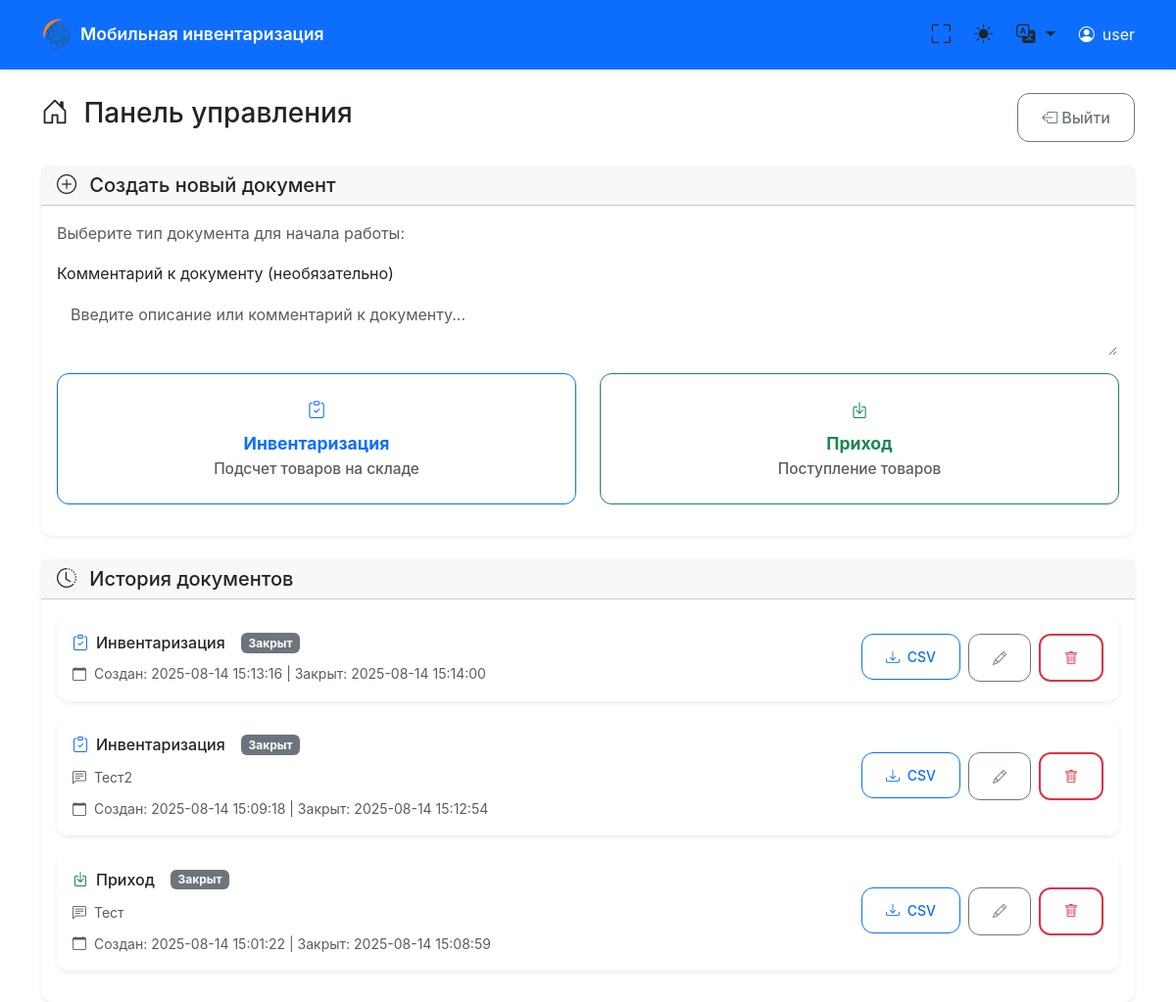
/dashboard/2, run on the app's committed database.
### tables this page shows
CREATE TABLE users (
            id INTEGER PRIMARY KEY AUTOINCREMENT,
            name TEXT UNIQUE NOT NULL,
            created_at TEXT NOT NULL
        );

CREATE TABLE documents (
            id INTEGER PRIMARY KEY AUTOINCREMENT,
            user_id INTEGER NOT NULL,
            doc_type TEXT NOT NULL,
            status TEXT NOT NULL DEFAULT 'active',
            created_at TEXT NOT NULL,
            closed_at TEXT,
            comment TEXT DEFAULT '',
            FOREIGN KEY (user_id) REFERENCES users (id)
        );

### main.py (the view)
@app.get("/dashboard/{user_id}", response_class=HTMLResponse)
async def dashboard(request: Request, user_id: int):
    conn = get_db_connection()
    cursor = conn.cursor()
    cursor.execute("SELECT * FROM users WHERE id = ?", (user_id,))
    user = cursor.fetchone()
    if not user:
        conn.close()
        raise HTTPException(status_code=404, detail="Пользователь не найден")
    user_dict = dict(user)
    if is_admin(user_dict['name']):
        conn.close()
        return RedirectResponse(url=f"/admin/{user_id}", status_code=303)
    active_doc = get_active_document(user_id)
    user_documents = get_user_documents(user_id)
    conn.close()
    current_lang = get_user_language(request)
    locale = load_locale(current_lang)
    return templates.TemplateResponse("dashboard.html", {
        "request": request,
        "user": user_dict,
        "active_doc": active_doc,
        "documents": user_documents,
        "locale": locale,
        "current_lang": current_lang
    })

### templates/dashboard.html (shortened to what this page needs)
{% extends "base.html" %}
{% block content %}
<div class="row">
    <div class="col-12">
        <div class="d-flex justify-content-between align-items-center mb-4 dashboard-header">
            <h1 class="h3">
                <i class="bi bi-house-door me-2"></i>
                Панель управления
            </h1>
            <a href="/" class="btn btn-outline-secondary d-none d-md-inline-flex">
                <i class="bi bi-box-arrow-left me-1"></i>
                Выйти
            </a>
        </div>
    </div>
</div>
{% if active_doc %}
<div class="row mb-4">
    <div class="col-12">
        <div class="card border-success">
            <div class="card-header bg-success text-white">
                <h5 class="mb-0">
                    <i class="bi bi-file-text me-2"></i>
                    Активный документ
                </h5>
            </div>
            <div class="card-body">
                <div class="row align-items-center">
                    <div class="col-12 col-md-6 mb-3 mb-md-0">
                        <h6 class="text-success mb-2">{{ active_doc.doc_type }}</h6>
                        <p class="text-muted mb-0 small">
                            <i class="bi bi-calendar me-1"></i>
                            Создан: {{ active_doc.created_at[:19].replace('T', ' ') }}
                        </p>
                        {% if active_doc.comment %}
                        <p class="text-muted mb-0 small mt-1">
                            <i class="bi bi-chat-left-text me-1"></i>
                            {{ active_doc.comment }}
                        </p>
                        {% endif %}
                    </div>
                    <div class="col-12 col-md-6">
                        <div class="d-grid d-md-flex gap-2 justify-content-md-end btn-group-mobile">
                            <a href="/scan/{{ user.id }}" class="btn btn-success">
                                <i class="bi bi-qr-code-scan me-1"></i>
                                <span class="d-none d-sm-inline">Продолжить </span>Сканирование
                            </a>
                            <form method="post" action="/close_document/{{ user.id }}" class="d-inline">
                                                                    <button type="submit" class="btn btn-outline-danger w-100 w-md-auto"
                                        onclick="return confirm('Закрыть документ и сохранить CSV?')">
                                        <i class="bi bi-check-circle me-1"></i>
                                        <span class="d-none d-sm-inline">Завершить </span>Провести документ
                                    </button>
                            </form>
                        </div>
                    </div>
                </div>
            </div>
        </div>
    </div>
</div>
{% else %}
<div class="row mb-4">
    <div class="col-12">
        <div class="card">
            <div class="card-header">
                <h5 class="mb-0">
                    <i class="bi bi-plus-circle me-2"></i>
                    Создать новый документ
                </h5>
            </div>
            <div class="card-body">
                <p class="text-muted">Выберите тип документа для начала работы:</p>
                <form method="post" action="/create_document/{{ user.id }}" id="createDocForm">
                    <div class="mb-3">
                        <label for="comment" class="form-label">Комментарий к документу (необязательно)</label>
                        <textarea class="form-control" id="comment" name="comment" rows="2"
                                  placeholder="Введите описание или комментарий к документу..."></textarea>
                    </div>
                    <div class="row document-type-buttons">
                        <div class="col-md-6 mb-3">
                            <button type="submit" name="doc_type" value="inventory"
                                    class="btn btn-outline-primary btn-lg w-100 h-100 py-4">
                                <i class="bi bi-clipboard-check"></i>
                                <div class="mt-2">
                                    <strong>Инвентаризация</strong>
                                    <div class="small text-muted">Подсчет товаров на складе</div>
                                </div>
                            </button>
                        </div>
                        <div class="col-md-6 mb-3">
                            <button type="submit" name="doc_type" value="receipt"
                                    class="btn btn-outline-success btn-lg w-100 h-100 py-4">
                                <i class="bi bi-box-arrow-in-down"></i>
                                <div class="mt-2">
                                    <strong>Приход</strong>
                                    <div class="small text-muted">Поступление товаров</div>
                                </div>
                            </button>
                        </div>
                    </div>
                </form>
            </div>
        </div>
    </div>
</div>
{% endif %}
<div class="row">
    <div class="col-12">
        <div class="card">
            <div class="card-header">
                <h5 class="mb-0">
                    <i class="bi bi-clock-history me-2"></i>
                    История документов
                </h5>
            </div>
            <div class="card-body">
                {% if documents %}
                <div class="row">
                    {% for doc in documents %}
                    <div class="col-12 mb-3">
                        <div class="card {{ 'border-success' if doc.status == 'active' else 'border-secondary' }}">
                            <div class="card-body">
                                <div class="row align-items-center">
                                    <div class="col-md-8">
                                        <div class="d-flex align-items-center mb-2">
                                            {% if doc.doc_type == 'Инвентаризация' %}
                                                <i class="bi bi-clipboard-check text-primary me-2"></i>
                                            {% elif doc.doc_type == 'Приход' %}
                                                <i class="bi bi-box-arrow-in-down text-success me-2"></i>
                                            {% else %}
                                                <i class="bi bi-box-arrow-up text-danger me-2"></i>
                                            {% endif %}
                                            <h6 class="mb-0 me-3">{{ doc.doc_type }}</h6>
                                            {% if doc.status == 'active' %}
                                                <span class="badge bg-success">Активный</span>
                                            {% else %}
                                                <span class="badge bg-secondary">Закрыт</span>
                                            {% endif %}
                                        </div>
                                        {% if doc.comment %}
                                        <div class="mb-2">
                                            <small class="text-muted">
                                                <i class="bi bi-chat-left-text me-1"></i>
                                                {{ doc.comment }}
                                            </small>
                                        </div>
                                        {% endif %}
                                        <div class="small text-muted">
                                            <i class="bi bi-calendar me-1"></i>
                                            Создан: {{ doc.created_at[:19].replace('T', ' ') }}
                                            {% if doc.closed_at %}
                                                | Закрыт: {{ doc.closed_at[:19].replace('T', ' ') }}
                                            {% endif %}
                                        </div>
                                    </div>
                                    <div class="col-md-4">
                                        <div class="d-flex flex-wrap gap-2 justify-content-md-end btn-group-mobile">
                                            {% if doc.status == 'closed' %}
                                                <form method="post" action="/regenerate_csv/{{ user.id }}" class="d-inline">
                                                    <button type="submit" class="btn btn-sm btn-outline-primary">
                                                        <i class="bi bi-download me-1"></i>
                                                        <span class="d-none d-sm-inline">CSV</span>
                                                    </button>
                                                </form>
                                            {% endif %}
                                            <button class="btn btn-sm btn-outline-secondary edit-comment-btn"
                                                    data-doc-id="{{ doc.id }}"
                                                    data-comment="{{ doc.comment|e }}"
                                                    title="Редактировать комментарий">
                                                <i class="bi bi-pencil"></i>
                                            </button>
                                            <form method="post" action="/delete_document/{{ user.id }}" class="d-inline">
                                                <button type="submit" class="btn btn-sm btn-outline-danger"
                                                        onclick="return confirm('Удалить документ? Это действие нельзя отменить!')"
                                                        title="Удалить документ">
                                                    <i class="bi bi-trash"></i>
                                                </button>
                                            </form>
                                        </div>
                                    </div>
                                </div>
                            </div>
                        </div>
                    </div>
                    {% endfor %}
                </div>
                {% else %}
                <div class="text-center py-5">
                    <i class="bi bi-clock-history text-muted" style="font-size: 4rem;"></i>
                    <h4 class="text-muted mt-3">История пуста</h4>
                    <p class="text-muted">У вас пока нет созданных документов</p>
                </div>
                {% endif %}
            </div>
        </div>
    </div>
</div>
{% endblock %}

### templates/base.html (shortened to what this page needs)
<!DOCTYPE html>
<html lang="ru" data-bs-theme="light">
<head>
    <link href="https://cdn.jsdelivr.net/npm/bootstrap@5.3.2/dist/css/bootstrap.min.css" rel="stylesheet">
    <link href="https://cdn.jsdelivr.net/npm/bootstrap-icons@1.11.0/font/bootstrap-icons.css" rel="stylesheet">
</head>
<body>
    <nav class="navbar navbar-expand-lg navbar-dark bg-primary">
        <div class="container">
            <div class="d-flex align-items-center">
                <img src="/logo" alt="Логотип" class="logo-svg"
                     style="width: 32px; height: 32px; margin-right: 0.5rem; object-fit: contain;">
                <a class="navbar-brand" href="/">
                    {{ locale.get('app_name', 'Мобильная инвентаризация') }}
                </a>
            </div>
            <div class="d-flex align-items-center">
                <button class="theme-toggle me-2" onclick="toggleFullscreen()" title="Полноэкранный режим">
                    <i class="bi bi-fullscreen" id="fullscreen-icon"></i>
                </button>
                <button class="theme-toggle me-2" onclick="toggleTheme()" title="Переключить тему">
                    <i class="bi bi-sun-fill" id="theme-icon"></i>
                </button>
                <div class="dropdown me-3">
                    <button class="theme-toggle dropdown-toggle" type="button" data-bs-toggle="dropdown" title="Язык">
                        <i class="bi bi-translate"></i>
                    </button>
                </div>
                {% if user %}
                <div class="d-flex align-items-center text-white">
                    <i class="bi bi-person-circle me-2"></i>
                    <span class="d-none d-md-inline">{{ user.name }}</span>
                </div>
                {% endif %}
            </div>
        </div>
    </nav>
    <main class="container mt-4 fade-in">
        {% block content %}{% endblock %}
    </main>
</body>
</html>

### templates/dashboard.html (style rules this page uses)
.btn-outline-danger { border-width: 2px; font-weight: 600; }

### templates/base.html (style rules this page uses)
:root { --primary-color: #0d6efd; --secondary-color: #6c757d; --success-color: #198754; --danger-color: #dc3545; --warning-color: #ffc107; --info-color: #0dcaf0; --light-color: #f8f9fa; --dark-color: #212529; --border-radius: 0.75rem; --box-shadow: 0 0.125rem 0.25rem rgba(0, 0, 0, 0.075); --box-shadow-lg: 0 0.5rem 1rem rgba(0, 0, 0, 0.15); }
body { font-family: -apple-system, BlinkMacSystemFont, 'Segoe UI', Roboto, 'Helvetica Neue', Arial, sans-serif; line-height: 1.6; -webkit-font-smoothing: antialiased; -moz-osx-font-smoothing: grayscale; padding-bottom: env(safe-area-inset-bottom); padding-top: env(safe-area-inset-top); }
.navbar { box-shadow: var(--box-shadow); padding: 0.75rem 0; position: sticky; top: 0; z-index: 1030; }
.navbar-brand { font-weight: 600; font-size: 1.1rem; }
.logo-svg { width: 32px; height: 32px; margin-right: 0.5rem; color: currentColor; }
.card { border: none; box-shadow: var(--box-shadow); border-radius: var(--border-radius); transition: all 0.2s ease; }
.btn { border-radius: var(--border-radius); font-weight: 500; padding: 0.75rem 1.5rem; transition: all 0.2s ease; }
.btn-lg { padding: 1rem 2rem; font-size: 1.1rem; }
.form-control, .form-select { border-radius: var(--border-radius); border: 2px solid transparent; background-color: var(--bs-body-bg); transition: all 0.2s ease; }
.theme-toggle { border: none; background: none; color: inherit; font-size: 1.2rem; padding: 0.5rem; border-radius: 50%; transition: all 0.2s ease; }
.fade-in { animation: fadeIn 0.3s ease-in; }
.btn-outline-danger { border-width: 2px; font-weight: 600; transition: all 0.3s ease; }

### data on the page
users: name "user"
documents: doc_type "Инвентаризация", status "Закрыт", created_at "2025-08-14 15:13:16", closed_at "2025-08-14 15:14:00"
documents: doc_type "Инвентаризация", status "Закрыт", comment "Тест2", created_at "2025-08-14 15:09:18", closed_at "2025-08-14 15:12:54"
documents: doc_type "Приход", status "Закрыт", comment "Тест", created_at "2025-08-14 15:01:22", closed_at "2025-08-14 15:08:59"

### other printed values
{{ locale.get('app_name', 'Мобильная инвентаризация') }} "Мобильная инвентаризация"
